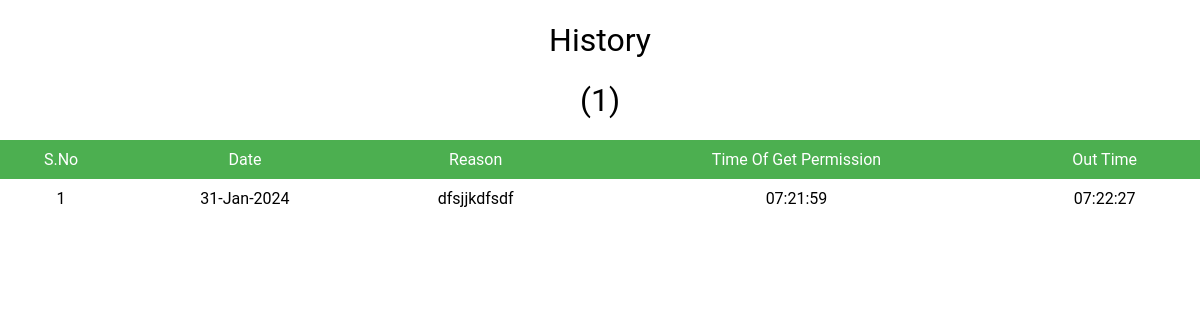
The page /student_history.php?id=22F61F0011 on the database its author committed.
### tables this page shows
CREATE TABLE `permission_history` (
  `student_id` varchar(10) NOT NULL,
  `sname` varchar(40) NOT NULL,
  `date` varchar(12) NOT NULL,
  `reason` varchar(255) DEFAULT NULL,
  `time_of_get_permission` varchar(12) DEFAULT NULL,
  `out_time` varchar(12) DEFAULT NULL,
  `department` varchar(10) NOT NULL
);

### student_history.php (the view, shortened to what this page needs)
<!DOCTYPE html>
<?php
    include('connection.php');
    $id=$_GET['id'];
    $name=$_GET['name'];
    ?>
<html lang="en">
<head>
</head>
<body>
    <?php
        $sql = "SELECT * FROM `permission_history` WHERE student_id='$id'";
        $result = mysqli_query($con, $sql);
        $count = mysqli_num_rows($result);
        if($count >0){
               ?>
               <h1>History</h1>
               <h1><?php echo $name."(".$count.")"; ?></h1>
              <table>
              <tr id="thead">
                  <td>S.No</td>
                  <td>Date</td>
                  <td class="reason">Reason</td>
                  <td>Time Of Get Permission</td>
                  <td>Out Time</td>
              </tr><?php
              $sno=1;
                while($row=mysqli_fetch_assoc($result)) {
              ?>
                <tr>
                   <td><?php echo $sno; $sno=$sno+1;?></td>
                   <td><?php echo $row['date'];?></td>
                   <td class="reason"><?php echo $row['reason'];?></td>
                   <td><?php echo $row['time_of_get_permission'];?></td>
                   <td><?php echo $row['out_time'];?></td>
                </tr>
<?php
              }
              echo'</table>';
            }
        else{
            echo "<h1>zero rows</h1>";
        }
?>
</body>
</html>

### student_history.php (style rules this page uses)
body { margin: 0%; padding: 0%; font-family: Roboto, Arial, sans-serif; }
table { border-collapse: collapse; width:100%; }
td { text-align:center; padding:10px; }
tr:nth-child(odd) { background-color: #999DA0; }
h1 { font-weight: normal; text-align: center; }
#thead { background-color: #4caf50; color:white; font-weight:strong; }
.reason { max-width: 200px; }

### rows shown on the page
permission_history: date "31-Jan-2024", reason "dfsjjkdfsdf", time_of_get_permission "07:21:59", out_time "07:22:27"

### other values the page prints
$count "1"
